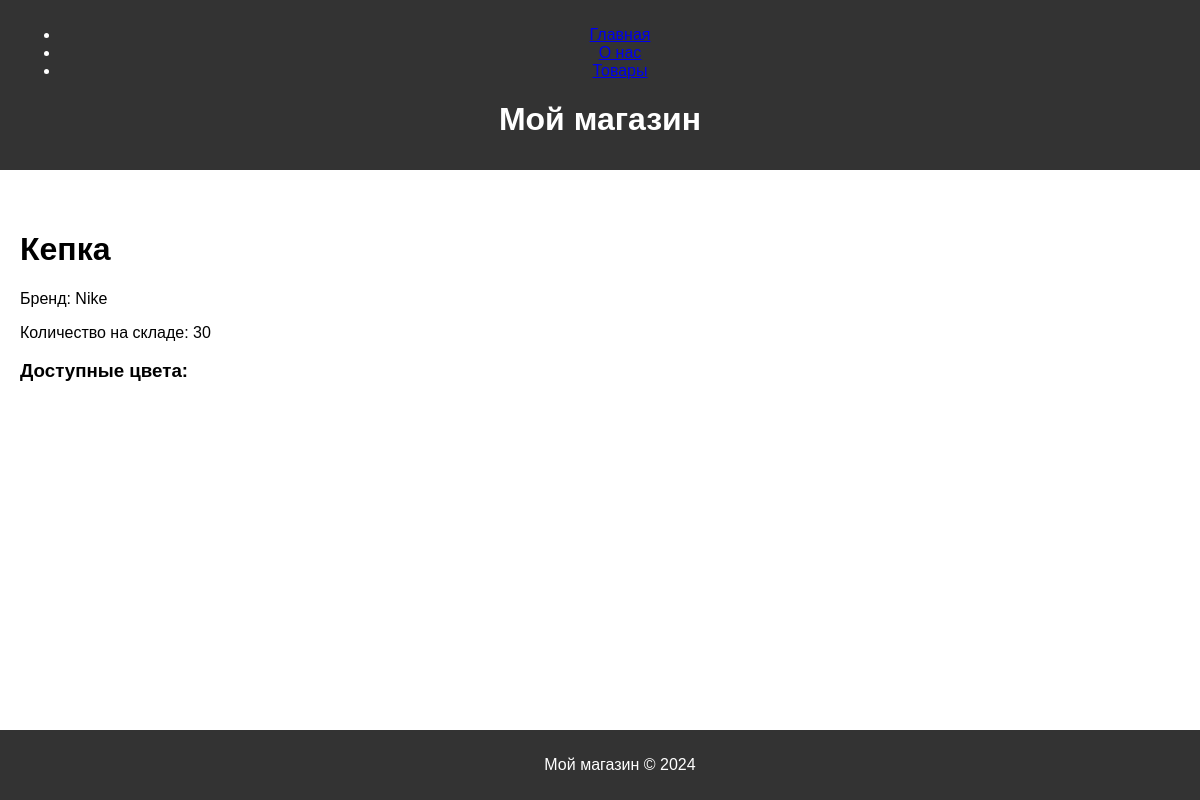
The page /item/5/ on the database its author committed.
### MainApp/models.py (models this page shows, shortened)
class Item(models.Model):
    name = models.CharField(max_length=100)
    brand = models.CharField(max_length=100)
    count = models.PositiveIntegerField()
    description = models.TextField(blank=True)
    colors = models.ManyToManyField(Color, related_name='items')

### MainApp/views.py (the view)
# urls.py: path('item/<int:item_id>/', views.item_detail, name='item_detail'),
def item_detail(request, item_id):
    item = get_object_or_404(Item, pk=item_id)
    return render(request, 'item_detail.html', {'item': item})

### templates/item_detail.html (shortened to what this page needs)
{% extends 'base.html' %}
{% block content %}
    <h1>{{ item.name }}</h1>
    <p>Бренд: {{ item.brand }}</p>
    {% if item.count > 0 %}
        <p>Количество на складе: {{ item.count }}</p>
    {% else %}
        <p style="color: red;">Товара нет на складе</p>
    {% endif %}
    <h3>Доступные цвета:</h3>
{% endblock %}

### MainApp/static/MainApp/style.css (style rules this page uses)
body { font-family: Arial, sans-serif; margin: 0; padding: 0; }

### rows shown on the page
Item: name "Кепка", brand "Nike", count "30"
